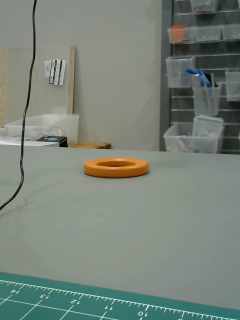
#> input picture field-images/robot-images/ring-lab-one.png, 240 x 320 px, found by its file name
$ python findrings-robot-images.py
#> lines starting #> are read from the running program, lines starting #| are printed output that depends on the picture; after the words box and inside, x2 and y2 are one past the last pixel; in counts of white or black regions, pixels touching at a corner belong together
import cv2
import numpy as np
import os
import matplotlib.pyplot as plt

# See https://www.youtube.com/watch?v=WQeoO7MI0Bs
# chapter 7 masking an image
# chapter 8 contours

imgBGR = cv2.imread('field-images/robot-images/ring-lab-one.png')
#> imgBGR is the input picture: shape (320, 240, 3); mean B, G, R 121.3, 130.8, 120.8
imgRGB = cv2.cvtColor(imgBGR, cv2.COLOR_BGR2RGB)
imgHSV = cv2.cvtColor(imgBGR, cv2.COLOR_BGR2HSV)
#> imgHSV: shape (320, 240, 3); mean H, S, V 56.9, 34.6, 132.2

lower = np.array([5,100,0])
upper = np.array([25,255,255])
mask = cv2.inRange(imgHSV, lower, upper)
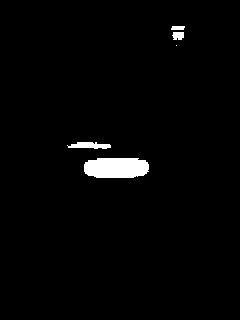
#> mask: shape (320, 240); 2% white; 5 white regions (1 under 20 px), largest, box (x1, y1, x2, y2) and area: (84, 158, 149, 178) 1163, (67, 142, 111, 149) 212, (172, 32, 184, 40) 82, (171, 26, 185, 30) 52
blurMask = cv2.medianBlur(mask,11)
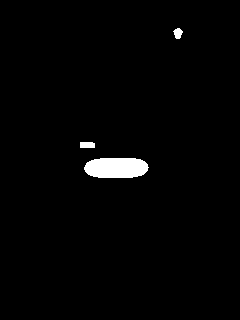
#> blurMask: shape (320, 240); 1.7% white; 3 white regions


# find the bounding rectangles
contours, hiearchy = cv2.findContours(blurMask, cv2.RETR_EXTERNAL, cv2.CHAIN_APPROX_NONE)
#> contours = 3 contours; box (x1, y1, x2, y2) and area: (84, 158, 149, 178) 1054, (80, 142, 95, 148) 68, (173, 28, 183, 39) 60; hiearchy = [[1, -1, -1, -1], [2, 0, -1, -1], [-1, 1, -1, -1]]
maxContourArea = 0
maxCountour = None
ringFound = False
for c in contours:
     poly = cv2.approxPolyDP(c,3,True)
     rect = cv2.boundingRect(poly)
     contourArea = cv2.contourArea(c)
     if (contourArea > maxContourArea):
          ringFound = True
          ringContourArea = contourArea
          maxContour = c
          ringBoundingRect = rect
#> this loop made 3 passes
#> (poly, contourArea, ringContourArea, ringBoundingRect) on passes 2 to 3: ([[80, 142], [80, 147], [94, 147], [92, 142]], 68.5, 68.5, (80, 142, 15, 6)), ([[177, 28], [173, 31], [179, 38], [182, 31]], 60, 60, (173, 28, 10, 11))
#> (contourArea, ringContourArea, ringBoundingRect) on pass 1: (1053.5, 1053.5, (84, 158, 65, 20))

if (ringFound):
     if(ringContourArea < 7500):
          print("Found One Ring")
     else:
          print("Found Four Rings")
     print(ringContourArea)
#| 60.0
     print(ringBoundingRect)
#| (173, 28, 10, 11)
else:
     print("Found No Rings")


fig, (axImgRGB, axHSV, axMask, axBlur) = plt.subplots(1, 4, figsize=(8, 2.5))

axImgRGB.imshow(imgRGB)
axImgRGB.set_title('Original')
axImgRGB.axis('off')

axHSV.imshow(imgHSV)
axHSV.set_title('HSV')
axHSV.axis('off')

axMask.imshow(mask)
axMask.set_title('Mask')
axMask.axis('off')

axBlur.imshow(blurMask)
axBlur.set_title('Blur')
axBlur.axis('off')

plt.show()
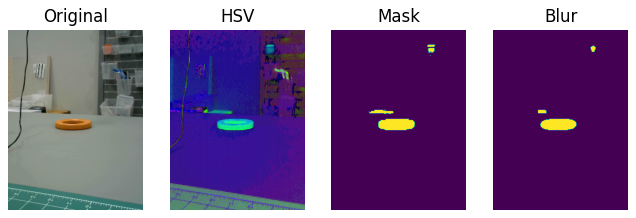
#> figure drawn by matplotlib, 4 panels
